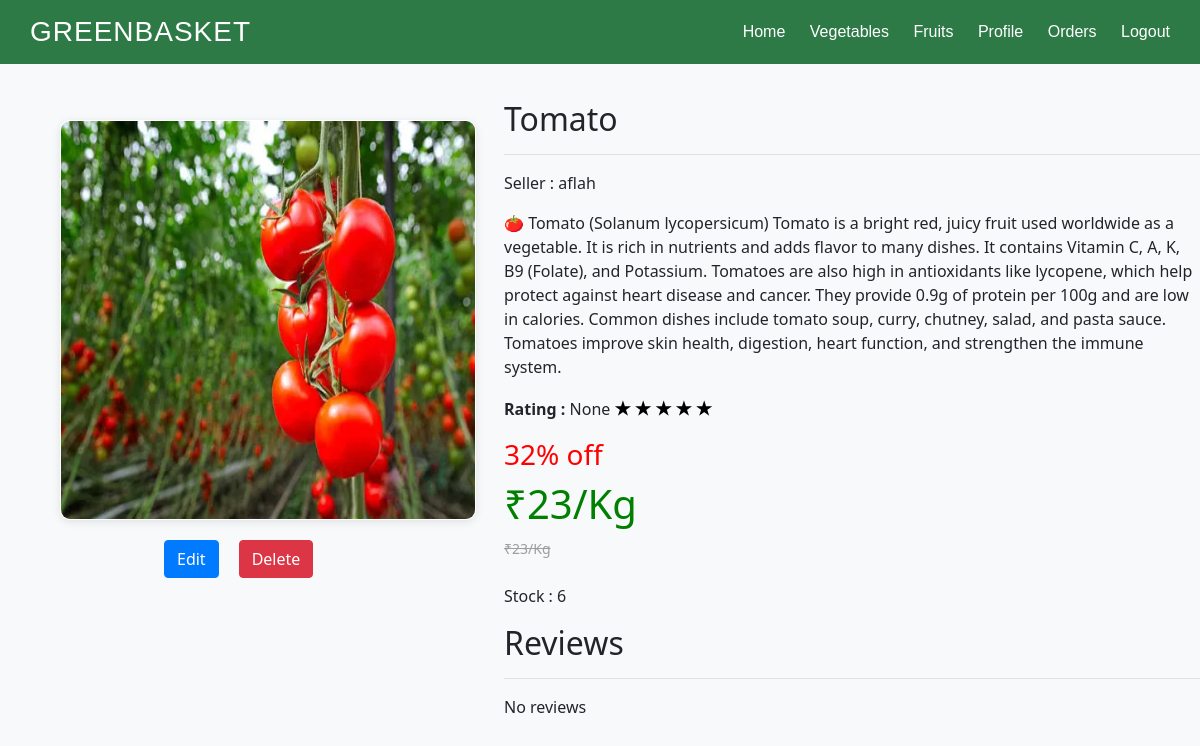
Page /s_product_view/1/ on the committed database.
### home/models.py (models this page shows, shortened)
class Product(models.Model):
    item = models.ForeignKey(Item, on_delete=models.CASCADE)
    image = models.ImageField(upload_to='products')
    image1 = models.ImageField(upload_to='products',null=True, blank=True)
    image2 = models.ImageField(upload_to='products',null=True, blank=True)
    name = models.CharField(max_length=200)
    description = models.TextField()
    org_price = models.DecimalField(max_digits=10, decimal_places=0)
    selling_price = models.DecimalField(max_digits=10, decimal_places=0)
    discount = models.DecimalField(max_digits=10, decimal_places=0,null=True, blank=True)
    stock = models.IntegerField()
    seller = models.ForeignKey(Seller, on_delete=models.CASCADE,null=True, blank=True)
    created_at = models.DateTimeField(auto_now_add=True, null=True, blank=True)
    rating = models.DecimalField(max_digits=3, decimal_places=2,null=True,blank=True)

class Seller(models.Model):
    COUNTRY_CHOICES = [
        ('India', 'India'),
    ]
    STATE_CHOICES = [
        ('AN', 'Andaman and Nicobar Islands'),
        ('AP', 'Andhra Pradesh'),
        ('AR', 'Arunachal Pradesh'),
        ('AS', 'Assam'),
        ('BR', 'Bihar'),
        ('CH', 'Chandigarh'),
        ('CG', 'Chhattisgarh'),
        ('DL', 'Delhi'),
        ('GA', 'Goa'),
        ('GJ', 'Gujarat'),
        ('HR', 'Haryana'),
        ('HP', 'Himachal Pradesh'),
        ('JH', 'Jharkhand'),
        ('JK', 'Jammu and Kashmir'),
        ('KA', 'Karnataka'),
        ('Kerala', 'Kerala'),
        ('LA', 'Ladakh'),
        ('LD', 'Lakshadweep'),
        ('MP', 'Madhya Pradesh'),
        ('MH', 'Maharashtra'),
        ('MN', 'Manipur'),
        ('ML', 'Meghalaya'),
        ('MZ', 'Mizoram'),
        ('NL', 'Nagaland'),
        ('OD', 'Odisha'),
        ('PB', 'Punjab'),
        ('PY', 'Puducherry'),
        ('RJ', 'Rajasthan'),
        ('SK', 'Sikkim'),
        ('TN', 'Tamil Nadu'),
        ('TS', 'Telangana'),
        ('TR', 'Tripura'),
        ('UP', 'Uttar Pradesh'),
        ('UK', 'Uttarakhand'),
        ('WB', 'West Bengal'),
    ]
    image = models.ImageField(upload_to='users')
    name = models.CharField(max_length=200)
    number = models.IntegerField()
    email = models.EmailField(unique=True)
    country = models.CharField(max_length=200,choices=COUNTRY_CHOICES,default='India')
    shop_name = models.CharField(max_length=200)
    street = models.CharField(max_length=200)
    pincode = models.IntegerField()
    city = models.CharField(max_length=200)
    state = models.CharField(max_length=50, choices=STATE_CHOICES, default='Kerala')
    image1 = models.ImageField(upload_to='users')
    image2 = models.ImageField(upload_to='users')
    image3 = models.ImageField(upload_to='users')
    licens = models.IntegerField(max_length=200)
    GST_Number = models.IntegerField(max_length=200)
    username = models.CharField()
    password = models.CharField()
    location = models.CharField(max_length=200)

### home/views.py (the view)
# urls.py: path('s_product_view/<int:p_id>/',s_product_viewfn),
def s_product_viewfn(request,p_id):
    p = Product.objects.get(id=p_id)
    reviews = Review.objects.filter(product=p).order_by('-id')
    return render(request,'s_product_view.html',{'p':p, 'reviews': reviews})

### home/templates/s_product_view.html (shortened to what this page needs)
{% load static %}
<!DOCTYPE html>
<html>
<head>
    <link rel="stylesheet" href="https://cdn.jsdelivr.net/npm/bootstrap@4.1.3/dist/css/bootstrap.min.css">
    <link rel="stylesheet" href="{% static 'css/style.css' %}">
</head>
<body>
    <div class="main">
        <div class="header">
            <h1>GREENBASKET</h1>
            <div class="nav-links">
            <a href="/shome/">Home</a>
            <a href="/sveg/">Vegetables</a>
            <a href="/sfruit/">Fruits</a>
            <a href="/sprofile/">Profile</a>
            <a href="/s_orders/">Orders</a>
            <a href="/">Logout</a>
            </div>
        </div>
        <div class="viewleft">
                <img class="viewp" src="{{ p.image.url }}">
            <div class="buy">
                <a href="/product_edit/{{p.id}}/" class="btn btn-primary">Edit</a>
                <a href="/product_delete/{{p.id}}/" class="btn btn-danger">Delete</a>
            </div>
        </div>
        <div class="viewright">
            <h2>{{p.name}}</h2><hr>
            <p>Seller : {{p.seller.name}}</p>
            <p>{{p.description}}</p>
            <p><strong>Rating :</strong> {{p.rating}}
                <span class="selling-price">
                    {% for _ in "12345"|make_list %}
                        {% if forloop.counter <= p.rating %}
                            <span class="star gold">★</span>
                        {% else %}
                            <span class="star">★</span>
                        {% endif %}
                    {% endfor %}
                </span>
            </p>
            <h3 class="d">{{ p.discount }}% off</h3>
            <h1 class="s">₹{{ p.selling_price }}/Kg</h1>
            <span class="org-price">₹{{ p.org_price }}/Kg</span><br><br>
            <p>Stock : {{p.stock}}</p>
            <h2>Reviews</h2>
            <hr>
            <div class="reviews-section">
                {% for review in reviews %}
                    <div class="review-item">
                        <p>{{review.costumer.name}} - date : {{review.created_at}}</p>
                        <p><strong>Rating :</strong> {{review.rating}}
                            <span class="selling-price">
                                {% for _ in "12345"|make_list %}
                                    {% if forloop.counter <= review.rating %}
                                    <span class="star gold">★</span>
                                    {% else %}
                                    <span class="star">★</span>
                                    {% endif %}
                                {% endfor %}
                            </span>
                        </p>
                        <p>{{ review.review }}</p>
                        {% if review.review_img %}
                            <img src="{{ review.review_img.url }}" alt="Review Image" style="max-width: 200px; max-height: 200px;">
                        {% endif %}
                        <hr>
                    </div>
                {% empty %}
                    <p>No reviews</p>
                {% endfor %}
        </div>
    </div>
</body>
</html>

### home/static/css/style.css (style rules this page uses)
* { margin: 0; padding: 0; box-sizing: border-box; }
.org-price { font-size: 14px; text-decoration: line-through; color: #9e9e9e; }
.selling-price { font-size: 16px; font-weight: bold; color: #388e3c; }
.viewleft { position: fixed; left: 40px; top: 100px; text-align: left; padding: 20px; box-sizing: border-box; width: 38%; height: 550px; }
.viewright { position: absolute; top: 100px; left: 42%; width: auto; height: auto; }
.viewp { border: 1px solid #ffffff; border-radius: 10px; overflow: hidden; box-shadow: 0 2px 8px rgba(0,0,0,0.1); transition: transform 0.3s ease, box-shadow 0.3s ease; box-sizing: border-box; width: 100%; height: 400px; margin-bottom: 20px; text-align: center; }
.buy { display: flex; gap: 20px; text-align: center; margin-left: 25%; }
.d { color: red; }
.s { color: green; }
body { background-color: #f8f9fa; font-family: "Segoe UI", sans-serif; }
.header { background-color: #2d7a46; font-family: 'Gill Sans', 'Gill Sans MT', Calibri, 'Trebuchet MS', sans-serif; position: fixed; width: 100% ; z-index: 10; top: 0; padding: 15px 30px; display: flex; align-items: center; justify-content: space-between; color: white; }
.header h1 { margin: 0; font-size: 28px; letter-spacing: 1px; }
.header .nav-links a { color: white; margin-left: 20px; text-decoration: none; font-weight: 500; }
.star { font-size: 18px; color: black; }

### rows in the picture
Product: image (picture), name "Tomato", seller.name "aflah", description "🍅 Tomato (Solanum lycopersicum) Tomato is a bright red, juicy fruit used worldwide as a vegetable. It is rich in nutrients and adds flavor to many dishes. It contains Vitamin C, A, K, B9 (Folate), and Potassium. Tomatoes are also high in antioxidants like lycopene, which help protect against heart disease and cancer. They provide 0.9g of protein per 100g and are low in calories. Common dishes include tomato soup, curry, chutney, salad, and pasta sauce. Tomatoes improve skin health, digestion, heart function, and strengthen the immune system.", rating "None", discount "32", selling_price "23", org_price "23", stock "6"
